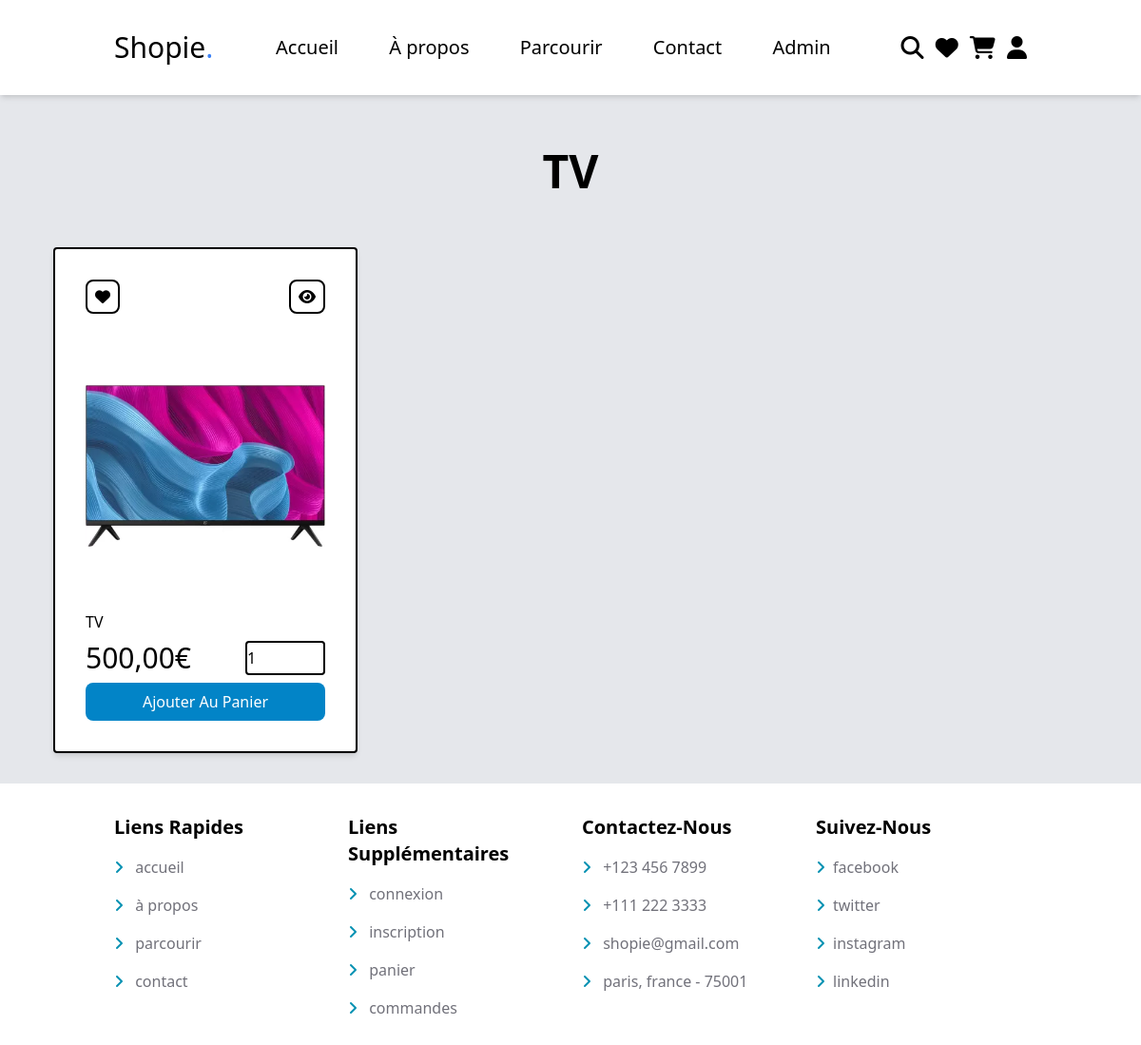
Screenshot of /index.php?action=category&category=tv with the database file from the repository.
### tables this page shows
CREATE TABLE `products` (
  `id` int NOT NULL,
  `name` varchar(255) NOT NULL,
  `details` text,
  `price` decimal(10,2) NOT NULL,
  `image_1` varchar(255) NOT NULL,
  `image_2` varchar(255) NOT NULL,
  `image_3` varchar(255) NOT NULL,
  `category` varchar(255) DEFAULT NULL
);

### controllers/ProductController.php (called while the page is built, shortened)
<?php
class ProductController {
    public function getProductsByCategory($categoryName) {
        $productModel = new ProductModel();
        $products = $productModel->getByCategory($categoryName);
        $this->renderView('category', ['products' => $products, 'categoryName' => $categoryName]);
    }
    private function renderView($viewName, $data = []) {
        include('./views/template.php');
        }
}

### index.php (called while the page is built, shortened)
<?php
$router = new Router();
$router->routerRequest();

### config/Database.php (called while the page is built)
<?php
class Database {
        private $pdo;
        public function __construct() {
            $this->pdo = new PDO('mysql:host=localhost;dbname=shopie_db', 'root', 'T6yeefjbw!');
        }
        public function getPdo() {
            return $this->pdo;
        }
}

### models/ProductModel.php (called while the page is built, shortened)
<?php
class ProductModel {
        private $pdo;
        public function __construct() {
            $this->pdo = (new Database())->getPdo();
        }
        public function getByCategory($categoryName) {
            $sql = "SELECT * FROM products WHERE category = ?";
            $stmt = $this->pdo->prepare($sql);
            $stmt->execute([$categoryName]);
            return $stmt->fetchAll();
        }
}

### views/category.php (the view, shortened to what this page needs)
<main class="bg-gray-200">
    <section class="products quick-view m-auto max-w-6xl p-8">
    <h1 class="heading text-5xl mb-8 uppercase text-center mt-6 font-semibold"><?= $categoryName ?></h1>
    <div class="box-container flex gap-8 flex-wrap">
    <?php foreach ($products as $product) : ?>
        <form action="" method="post" class="box w-80 flex flex-col gap-2 p-8 rounded border-black border-2 shadow-md mt-6 bg-white">
            <div class="flex justify-between mb-2 ">
                <button class="fas fa-heart fas fa-heart border-black border-2 p-2 rounded-lg hover:bg-gray-800 hover:text-white" type="submit" name="add_to_wishlist"></button>
                <a href="index.php?action=product&id=<?= $product['id'] ?>" class="fas fa-eye border-black border-2 p-2 rounded-lg hover:bg-gray-800 hover:text-white"></a>
            </div>
            <img class="h-72 w-full object-contain" src=./uploaded_images/<?= $product['image_1'] ?> alt="<?= $product['name'] ?>">
            <div class="name"><?= $product['name']; ?></div>
            <div class="flex justify-between">
                <div class="price text-3xl"><?= number_format($product['price'], 2, ',', ' ') ?><span>€</span></div>
                <input type="number" name="qty" class="border-black border-2 rounded qty" min="1" max="99" onkeypress="if(this.value.length == 2) return false;" value="1">
            </div>
            <input class="hover:bg-black cursor-pointer btn w-full py-2 px-4 bg-sky-600 rounded-lg text-white capitalize" type="submit" value="ajouter au panier" class="btn" name="add_to_cart">
        </form>
    <?php endforeach; ?>
    </div>
    </section>
</main>

### rows the page displays
products: image_1 (picture), name "TV", price "500,00"

### other values shown
$categoryName "TV"
